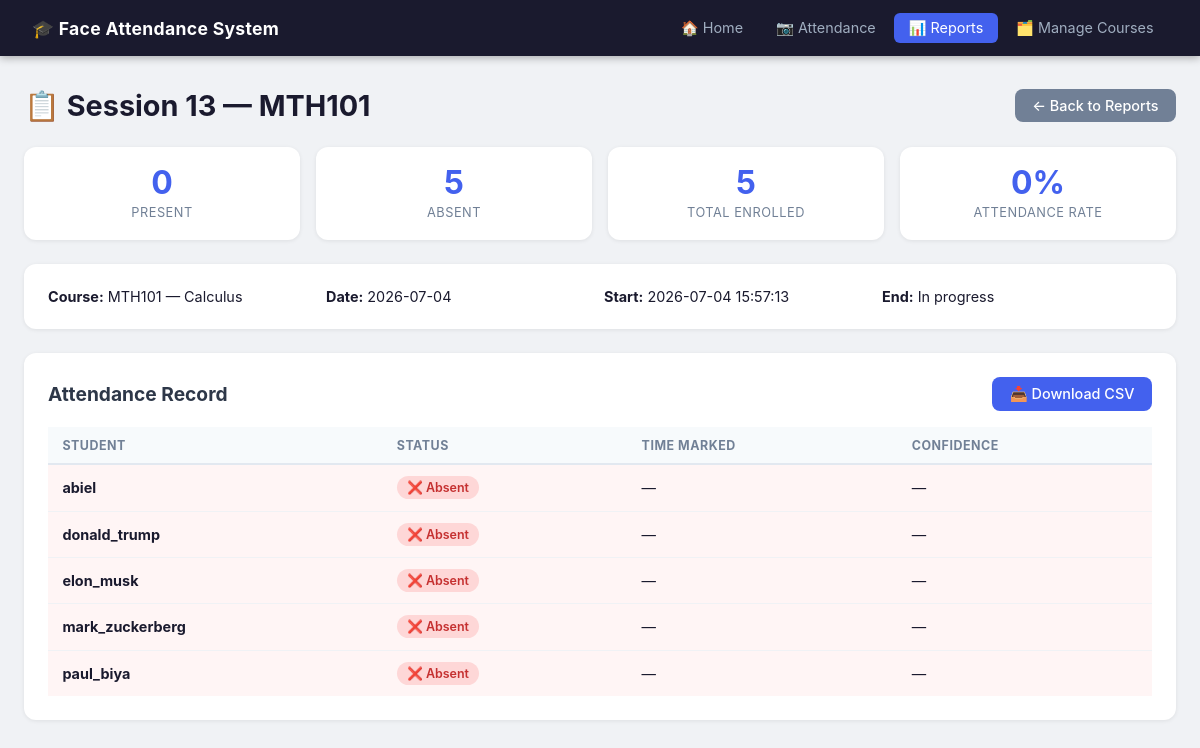
Page /reports/13 on the committed database.
### tables this page shows
CREATE TABLE courses (
    course_id     INTEGER PRIMARY KEY AUTOINCREMENT,
    course_code   TEXT NOT NULL UNIQUE,       -- e.g. "CSC301"
    course_name   TEXT NOT NULL               -- e.g. "Computer Vision"
);

CREATE TABLE students (
    student_id      INTEGER PRIMARY KEY AUTOINCREMENT,
    student_name    TEXT NOT NULL UNIQUE,     -- matches dataset folder name
    face_encoding   BLOB NOT NULL,            -- pickled 128-d numpy vector
    date_registered TEXT DEFAULT (datetime('now'))
);

### app/flask_app.py (the view)
@app.route("/reports/<int:session_id>")
def report_detail(session_id):
    session = db.get_session(session_id)
    if session is None:
        flash("Session not found.", "error")
        return redirect(url_for("reports"))
    course = db.get_course_by_code(session["course_code"])
    enrolled = db.get_enrolled_students(course["course_id"])
    present_records = {
        r["student_id"]: r
        for r in db.get_attendance_for_session(session_id)
    }
    rows = []
    for student in enrolled:
        record = present_records.get(student["student_id"])
        rows.append({
            "student_name": student["student_name"],
            "status": "Present" if record else "Absent",
            "timestamp": record["timestamp_marked"] if record else "—",
            "confidence": f"{record['confidence']:.4f}"
            if record and record["confidence"] else "—",
        })
    present_count = sum(1 for r in rows if r["status"] == "Present")
    return render_template(
        "report_detail.html",
        session=session,
        rows=rows,
        present_count=present_count,
        total=len(rows),
    )

### app/db_handler.py (called while the page is built)
def get_connection():
    if not DB_PATH.exists():
        raise FileNotFoundError(
            f"Database not found at {DB_PATH}. Run database/init_db.py first."
        )
    conn = sqlite3.connect(DB_PATH)
    conn.execute("PRAGMA foreign_keys = ON;")
    return conn

def get_course_by_code(course_code: str):
    conn = get_connection()
    try:
        cursor = conn.cursor()
        cursor.execute(
            "SELECT course_id, course_code, course_name FROM courses WHERE course_code = ?",
            (course_code,),
        )
        row = cursor.fetchone()
        if row is None:
            return None
        return {"course_id": row[0], "course_code": row[1], "course_name": row[2]}
    finally:
        conn.close()

def get_enrolled_students(course_id: int):
    conn = get_connection()
    try:
        cursor = conn.cursor()
        cursor.execute(
            """
            SELECT s.student_id, s.student_name
            FROM enrollments e
            JOIN students s ON e.student_id = s.student_id
            WHERE e.course_id = ?
            ORDER BY s.student_name
            """,
            (course_id,),
        )
        rows = cursor.fetchall()
        return [{"student_id": r[0], "student_name": r[1]} for r in rows]
    finally:
        conn.close()

def get_session(session_id: int):
    conn = get_connection()
    try:
        cursor = conn.cursor()
        cursor.execute(
            """
            SELECT s.session_id, s.course_id, c.course_code, c.course_name,
                   s.session_date, s.start_time, s.end_time
            FROM sessions s
            JOIN courses c ON s.course_id = c.course_id
            WHERE s.session_id = ?
            """,
            (session_id,),
        )
        row = cursor.fetchone()
        if row is None:
            return None
        return {
            "session_id": row[0], "course_id": row[1], "course_code": row[2],
            "course_name": row[3], "session_date": row[4],
            "start_time": row[5], "end_time": row[6],
        }
    finally:
        conn.close()

### app/templates/report_detail.html (shortened to what this page needs)
{% extends "base.html" %}
{% block content %}
<div class="page-header">
    <h1>📋 Session {{ session.session_id }} — {{ session.course_code }}</h1>
    <a href="{{ url_for('reports') }}" class="btn btn-secondary">← Back to Reports</a>
</div>
<div class="metrics-row">
    <div class="metric-card">
        <div class="metric-value">{{ present_count }}</div>
        <div class="metric-label">Present</div>
    </div>
    <div class="metric-card">
        <div class="metric-value">{{ total - present_count }}</div>
        <div class="metric-label">Absent</div>
    </div>
    <div class="metric-card">
        <div class="metric-value">{{ total }}</div>
        <div class="metric-label">Total Enrolled</div>
    </div>
    <div class="metric-card">
        <div class="metric-value">
            {% if total > 0 %}
                {{ "%.0f"|format(present_count / total * 100) }}%
            {% else %}
                —
            {% endif %}
        </div>
        <div class="metric-label">Attendance Rate</div>
    </div>
</div>
<div class="card">
    <div class="detail-grid">
        <div><strong>Course:</strong> {{ session.course_code }} — {{ session.course_name }}</div>
        <div><strong>Date:</strong> {{ session.session_date }}</div>
        <div><strong>Start:</strong> {{ session.start_time or '—' }}</div>
        <div><strong>End:</strong> {{ session.end_time or 'In progress' }}</div>
    </div>
</div>
<div class="card">
    <div class="card-header-row">
        <h2>Attendance Record</h2>
        <a href="{{ url_for('download_report', session_id=session.session_id) }}"
           class="btn btn-primary">
            📥 Download CSV
        </a>
    </div>
    <table class="table">
        <thead>
            <tr>
                <th>Student</th>
                <th>Status</th>
                <th>Time Marked</th>
                <th>Confidence</th>
            </tr>
        </thead>
        <tbody>
            {% for row in rows %}
            <tr class="{% if row.status == 'Present' %}row-present{% else %}row-absent{% endif %}">
                <td><strong>{{ row.student_name }}</strong></td>
                <td>
                    {% if row.status == 'Present' %}
                        <span class="badge badge-success">✅ Present</span>
                    {% else %}
                        <span class="badge badge-danger">❌ Absent</span>
                    {% endif %}
                </td>
                <td>{{ row.timestamp }}</td>
                <td>{{ row.confidence }}</td>
            </tr>
            {% endfor %}
        </tbody>
    </table>
</div>
{% endblock %}

### app/static/style.css (style rules this page uses)
*, *::before, *::after { box-sizing: border-box; margin: 0; padding: 0; }
body { font-family: -apple-system, BlinkMacSystemFont, "Segoe UI", Roboto, sans-serif; background: #f0f2f5; color: #1a1a2e; min-height: 100vh; }
a { color: #4361ee; text-decoration: none; }
h1 { font-size: 1.8rem; margin-bottom: 1.5rem; color: #1a1a2e; }
h2 { font-size: 1.2rem; margin-bottom: 1rem; color: #2d3748; }
.card { background: #fff; border-radius: 12px; padding: 1.5rem; margin-bottom: 1.5rem; box-shadow: 0 1px 4px rgba(0,0,0,0.08); }
.card-header-row { display: flex; justify-content: space-between; align-items: center; margin-bottom: 1rem; }
.card-header-row h2 { margin-bottom: 0; }
.metrics-row { display: grid; grid-template-columns: repeat(auto-fit, minmax(160px, 1fr)); gap: 1rem; margin-bottom: 1.5rem; }
.metric-card { background: #fff; border-radius: 12px; padding: 1.25rem 1rem; text-align: center; box-shadow: 0 1px 4px rgba(0,0,0,0.08); }
.metric-value { font-size: 2rem; font-weight: 700; color: #4361ee; line-height: 1; }
.metric-label { font-size: 0.8rem; color: #718096; margin-top: 0.4rem; text-transform: uppercase; letter-spacing: 0.5px; }
.btn { display: inline-flex; align-items: center; gap: 0.4rem; padding: 0.5rem 1.1rem; border-radius: 8px; border: none; font-size: 0.9rem; font-weight: 500; cursor: pointer; transition: opacity 0.15s, transform 0.1s; text-decoration: none; }
.btn-primary { background: #4361ee; color: #fff; }
.btn-secondary { background: #718096; color: #fff; }
.table { width: 100%; border-collapse: collapse; font-size: 0.9rem; }
.table th { background: #f7fafc; padding: 0.65rem 0.9rem; text-align: left; font-size: 0.78rem; text-transform: uppercase; letter-spacing: 0.5px; color: #718096; border-bottom: 2px solid #e2e8f0; }
.table td { padding: 0.7rem 0.9rem; border-bottom: 1px solid #f0f2f5; vertical-align: middle; }
.table tr:last-child td { border-bottom: none; }
.row-absent { background: #fff5f5; }
.badge { display: inline-block; padding: 0.25rem 0.65rem; border-radius: 99px; font-size: 0.78rem; font-weight: 600; }
.badge-danger { background: #fed7d7; color: #c53030; }
.detail-grid { display: grid; grid-template-columns: repeat(auto-fill, minmax(220px, 1fr)); gap: 0.5rem; font-size: 0.9rem; }
.page-header { display: flex; justify-content: space-between; align-items: center; margin-bottom: 1.5rem; }
.page-header h1 { margin-bottom: 0; }

### rows in the picture
courses: course_code "MTH101", course_name "Calculus"
students: student_name "abiel", timestamp "—", confidence "—"
students: student_name "donald_trump", timestamp "—", confidence "—"
students: student_name "elon_musk", timestamp "—", confidence "—"
students: student_name "mark_zuckerberg", timestamp "—", confidence "—"
students: student_name "paul_biya", timestamp "—", confidence "—"

### other values in the picture
{{ session.session_id }} "13"
{{ present_count }} "0"
{{ total - present_count }} "5"
{{ total }} "5"
{{ "%.0f"|format(present_count / total * 100) }} "0"
{{ session.session_date }} "2026-07-04"
{{ session.start_time or '—' }} "2026-07-04 15:57:13"
{{ session.end_time or 'In progress' }} "In progress"
